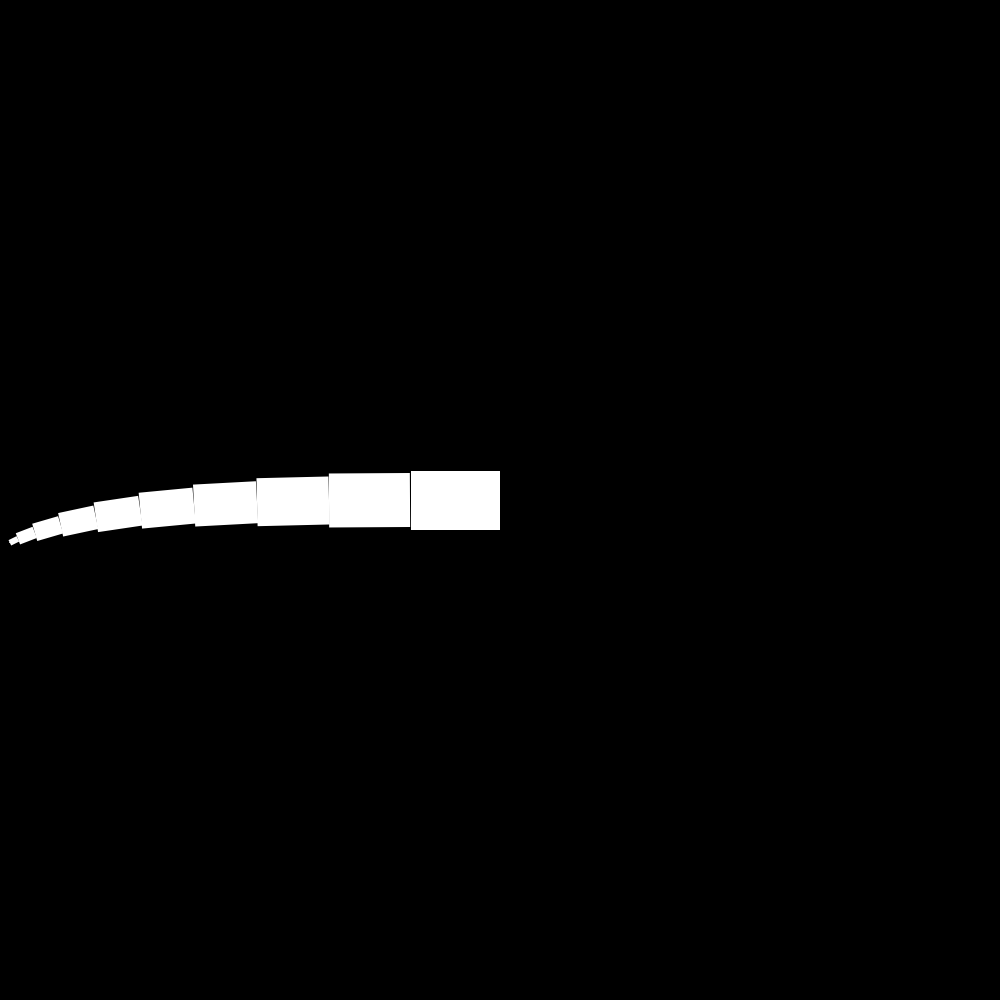
Frame 1 (no input)
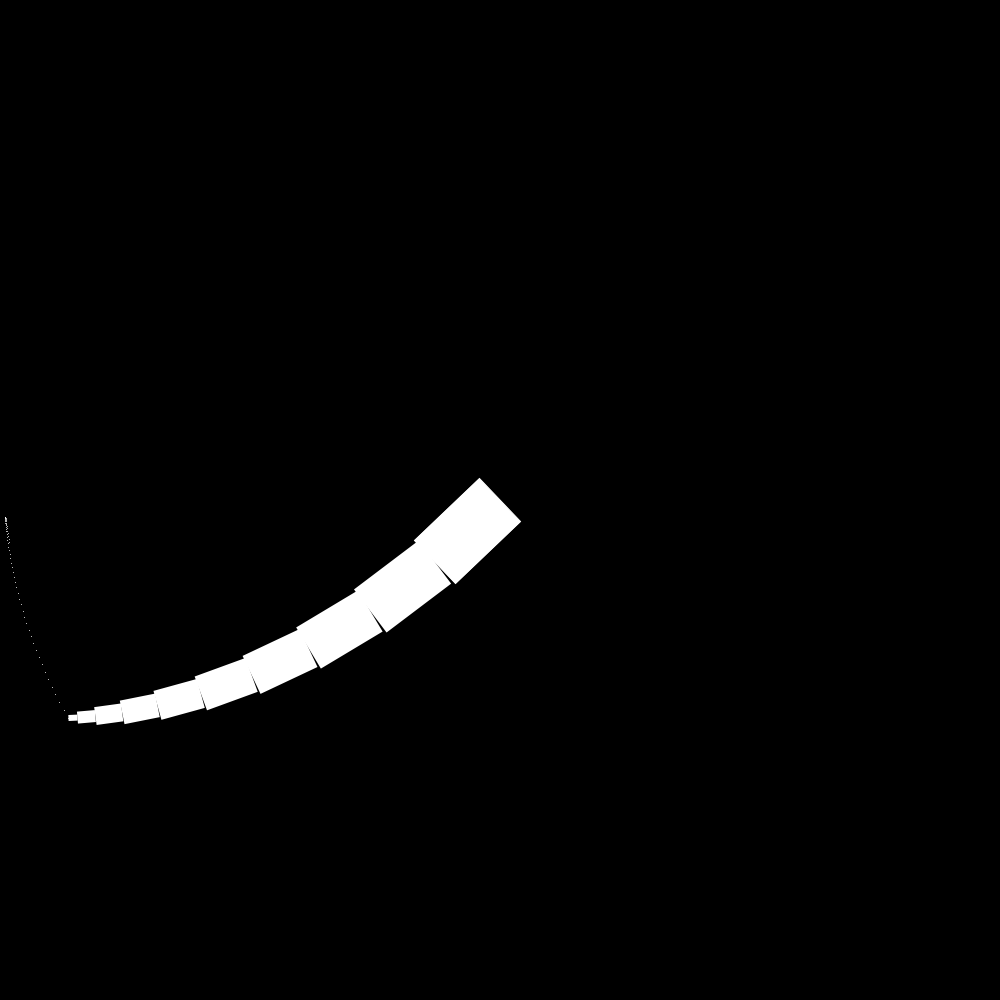
Frame 60 (the mouse pressed at the canvas centre just before this capture)
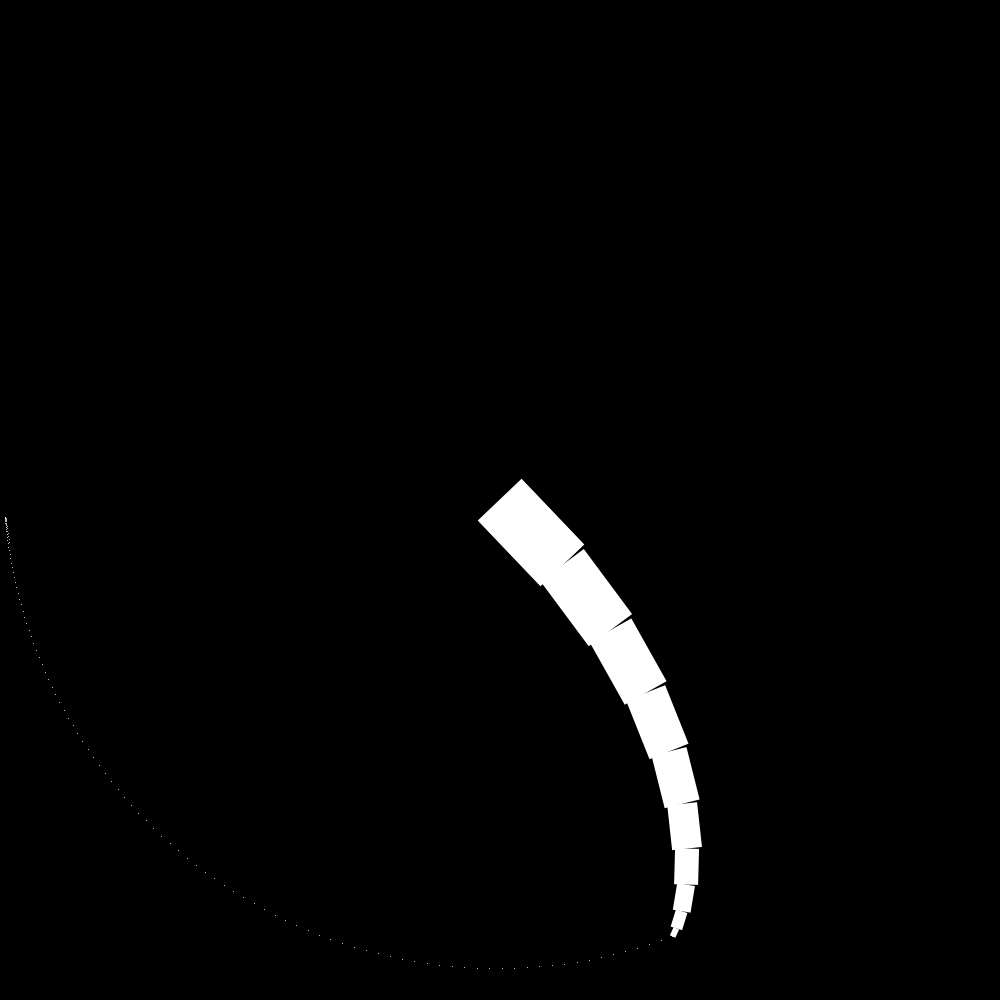
Frame 120 (the mouse held since frame 60 and released just before this capture)

The Processing sketch that drew these frames (run headless with seeded random() and noise(); from frame 60 on, the mouse is pressed at the canvas centre):

// Processing sketch: RecursiveBell
// ── RecursiveBell.pde
SwingingObject O;
float theta = 0;
float s = 0.6; // scale
float offset = -5; // -10 is default

float[][] drawn = new float[1000][2];
int index = 0;

void setup() {
  size(1000, 1000);

  O = new SwingingObject(width/2, height/2, 180, 10);
}

void draw() {
  background(0);

  new SwingingObject(width/2, height/2, theta, 10).draw();

  theta+=1;
  
  for (int i = 0; i < index; i++) {
    strokeWeight(1);
    stroke(255);
    point(drawn[i][0], drawn[i][1]);
  }
}

class SwingingObject {
  int level;
  float x, y;
  float theta;

  SwingingObject(float x, float y, float theta, int level) {
    this.x = x;
    this.y = y;
    this.level = level;
    this.theta = theta;
  }

  void draw() {
    pushMatrix();
    translate(x, y);
    rotate(HALF_PI*cos(radians(theta)));
    fill(255);
    rect(-level*5*s, 0, level*10*s, level*15*s);
    noFill();
    strokeWeight(1);
    stroke(0, 200, 200);
    // ellipse(0, 0, level*30*s, level*30*s);
    noStroke();
    // drawChild();
    popMatrix();
    drawChild();
    
    if (level == 0 && index < drawn.length) {
      drawn[index][0] = x-level*-15*s*cos(HALF_PI*cos(radians(theta))+HALF_PI);
      drawn[index][1] = level*15*s*cos(HALF_PI*cos(radians(theta)))+y;
      index++;
    }
  }

  void drawChild() {
    if (level > 0) //                                                                                                                 offset
      new SwingingObject(x-level*-15*s*cos(HALF_PI*cos(radians(theta))+HALF_PI), level*15*s*cos(HALF_PI*cos(radians(theta)))+y, theta+offset, level-1).draw();
  }
}

/*

 background(0);
 fill(255);
 rect(-40, 0, 80, 150);
 triangle(-40, 1, 0, -30, 40, 1);
 fill(0);
 triangle(-10, 25, 0, 0, 10, 25);
 */
